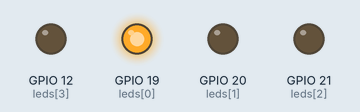
Simulated run of this program. Board: Raspberry Pi (BCM pin numbers). On the bench: output pins drawn as LEDs (lit = HIGH).

Above: at 0.05 s.
At 0.65 s:
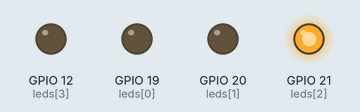
At 1.35 s:
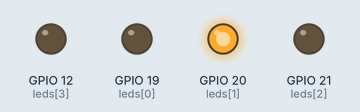
At 2.75 s:
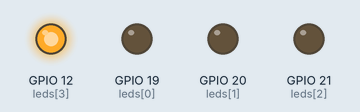
Timing chart, 0 to 3.0 s (numbered marks = the images above):
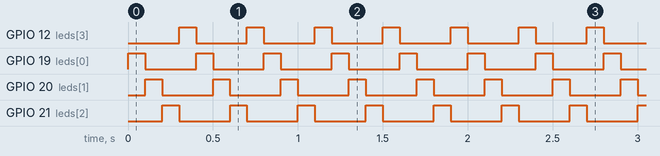

Measured:
- by itself, GPIO 12 (leds[3]), GPIO 19 (leds[0]), GPIO 20 (leds[1]), GPIO 21 (leds[2]): alternates HIGH for 0.10 s and LOW for 0.30 s

The program:

cycle_leds.py
```python
import RPi.GPIO as GPIO
import time

leds = [19,20,21, 12]

GPIO.setmode(GPIO.BCM)
GPIO.setwarnings(False)
for l in leds:
    GPIO.setup(l, GPIO.OUT)

timeout = 0.1

while True:
    for l in leds:
        GPIO.output(l, GPIO.HIGH)
        time.sleep(timeout)
        GPIO.output(l, GPIO.LOW)
```
